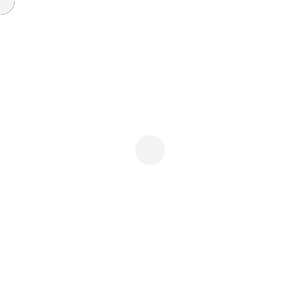
Frame 1 (no input)
Frame 60 (the mouse pressed at the canvas centre just before this capture): identical to frame 1, image omitted
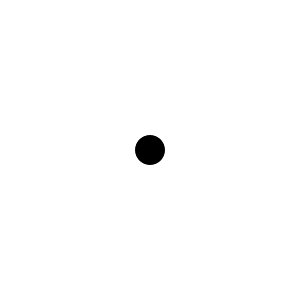
Frame 120 (the mouse held since frame 60 and released just before this capture)

The Processing sketch that drew these frames (run headless with seeded random() and noise(); from frame 60 on, the mouse is pressed at the canvas centre):

// Processing sketch: shapeDifference
// ── shapeDifference.pde
PGraphics c;
PGraphics d;
void setup() {
  size(300, 300);
  background(255);
  c = createGraphics(width, height, JAVA2D);
  d = createGraphics(width, height, JAVA2D);
  c.beginDraw();
  c.smooth();
  c.endDraw();
  d.beginDraw();
  d.smooth();
  d.endDraw();
}

void draw() {  
  background(255);
  c.beginDraw();
  c.background(0, 0);
  c.fill(244);
  c.noStroke();
  c.ellipse(mouseX, mouseY, 30, 30);
  c.endDraw();

  d.beginDraw();
  d.background(0, 0);
  d.fill(244);
  d.noStroke();
  d.ellipse(width/2, height/2, 30, 30);
  d.endDraw();
  d.blend(c, 0, 0, width, height, 0, 0, width, height, DIFFERENCE);
  image(d, 0, 0);
}
